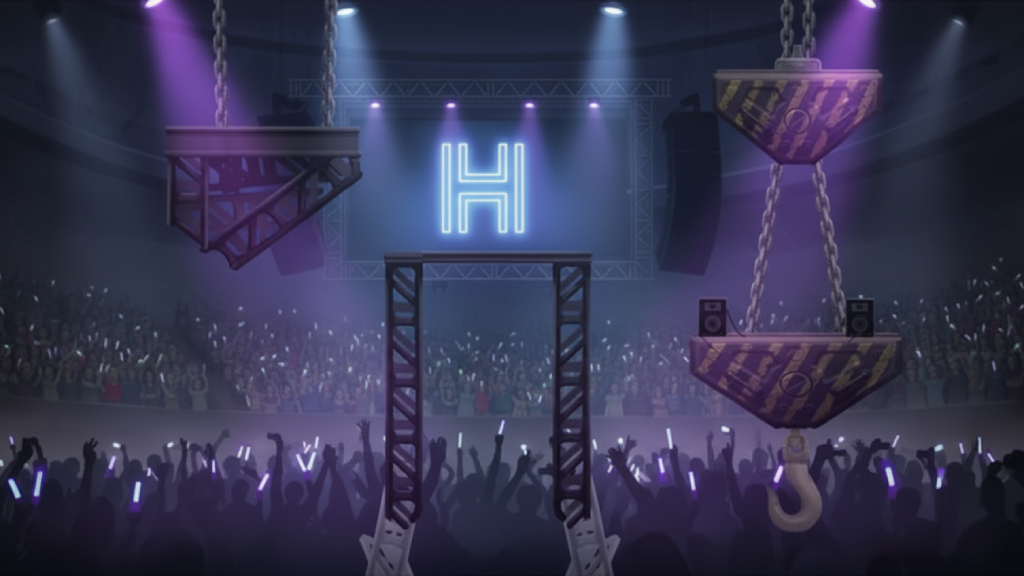

This is a level from a 2D game, rendered from its Tiled map with the project's own tilesets. A one-line summary and the complete map file follow:
An orthogonal 32x18 tile map with 32x32 px tiles, 1 tile layer (Capa de patrones 1) and 47 objects.

<map version="1.10" tiledversion="1.11.2" orientation="orthogonal" renderorder="right-down" width="32" height="18" tilewidth="32" tileheight="32" infinite="0" nextlayerid="4" nextobjectid="214">
 <tileset firstgid="1" source="mapa_concierto.tsx" />
 <layer id="1" name="Capa de patrones 1" width="32" height="18">
  <data encoding="csv">
1,2,3,4,5,6,7,8,9,10,11,12,13,14,15,16,17,18,19,20,21,22,23,24,25,26,27,28,29,30,31,32,
33,34,35,36,37,38,39,40,41,42,43,44,45,46,47,48,49,50,51,52,53,54,55,56,57,58,59,60,61,62,63,64,
65,66,67,68,69,70,71,72,73,74,75,76,77,78,79,80,81,82,83,84,85,86,87,88,89,90,91,92,93,94,95,96,
97,98,99,100,101,102,103,104,105,106,107,108,109,110,111,112,113,114,115,116,117,118,119,120,121,122,123,124,125,126,127,128,
129,130,131,132,133,134,135,136,137,138,139,140,141,142,143,144,145,146,147,148,149,150,151,152,153,154,155,156,157,158,159,160,
161,162,163,164,165,166,167,168,169,170,171,172,173,174,175,176,177,178,179,180,181,182,183,184,185,186,187,188,189,190,191,192,
193,194,195,196,197,198,199,200,201,202,203,204,205,206,207,208,209,210,211,212,213,214,215,216,217,218,219,220,221,222,223,224,
225,226,227,228,229,230,231,232,233,234,235,236,237,238,239,240,241,242,243,244,245,246,247,248,249,250,251,252,253,254,255,256,
257,258,259,260,261,262,263,264,265,266,267,268,269,270,271,272,273,274,275,276,277,278,279,280,281,282,283,284,285,286,287,288,
289,290,291,292,293,294,295,296,297,298,299,300,301,302,303,304,305,306,307,308,309,310,311,312,313,314,315,316,317,318,319,320,
321,322,323,324,325,326,327,328,329,330,331,332,333,334,335,336,337,338,339,340,341,342,343,344,345,346,347,348,349,350,351,352,
353,354,355,356,357,358,359,360,361,362,363,364,365,366,367,368,369,370,371,372,373,374,375,376,377,378,379,380,381,382,383,384,
385,386,387,388,389,390,391,392,393,394,395,396,397,398,399,400,401,402,403,404,405,406,407,408,409,410,411,412,413,414,415,416,
417,418,419,420,421,422,423,424,425,426,427,428,429,430,431,432,433,434,435,436,437,438,439,440,441,442,443,444,445,446,447,448,
449,450,451,452,453,454,455,456,457,458,459,460,461,462,463,464,465,466,467,468,469,470,471,472,473,474,475,476,477,478,479,480,
481,482,483,484,485,486,487,488,489,490,491,492,493,494,495,496,497,498,499,500,501,502,503,504,505,506,507,508,509,510,511,512,
513,514,515,516,517,518,519,520,521,522,523,524,525,526,527,528,529,530,531,532,533,534,535,536,537,538,539,540,541,542,543,544,
545,546,547,548,549,550,551,552,553,554,555,556,557,558,559,560,561,562,563,564,565,566,567,568,569,570,571,572,573,574,575,576
</data>
 </layer>
 <objectgroup id="2" name="Colisiones">
  <object id="167" x="170.25" y="130.625" width="187" height="23" />
  <object id="168" x="170.75" y="152.125" width="125" height="68.5" />
  <object id="169" x="293.75" y="151.625" width="63.5" height="27" />
  <object id="170" x="290.75" y="176.625" width="63.5" height="6.5" />
  <object id="171" x="293.25" y="181.125" width="55" height="4.5" />
  <object id="172" x="285.75" y="184.125" width="57.5" height="6" />
  <object id="173" x="292.25" y="189.125" width="47" height="4" />
  <object id="174" x="285.75" y="190.625" width="46" height="8" />
  <object id="175" x="287.75" y="196.625" width="39" height="6" />
  <object id="176" x="286.25" y="200.125" width="33" height="7.5" />
  <object id="177" x="289.25" y="207.125" width="27.5" height="4" />
  <object id="178" x="279.75" y="208.125" width="28" height="9.5" />
  <object id="179" x="174.75" y="217.125" width="121" height="8.5" />
  <object id="180" x="179.25" y="223.625" width="111.5" height="6.5" />
  <object id="181" x="186.75" y="227.625" width="92.5" height="5.5" />
  <object id="182" x="192.25" y="230.125" width="87" height="9.5" />
  <object id="183" x="199.25" y="236.125" width="74" height="7" />
  <object id="184" x="202.75" y="240.125" width="66" height="6.5" />
  <object id="185" x="221.25" y="243.625" width="39" height="5.5" />
  <object id="186" x="228.25" y="244.625" width="30" height="10" />
  <object id="187" x="231.75" y="253.125" width="15.5" height="12" />
  <object id="188" x="387.53" y="259.625" width="32.9703" height="252.25" />
  <object id="189" x="387.53" y="254.637" width="201.99" height="9.48828" />
  <object id="190" x="556.255" y="261.748" width="33.2617" height="248.627" />
  <object id="191" x="694.75" y="339.625" width="205" height="34" />
  <object id="192" x="703.75" y="370.625" width="186" height="11" />
  <object id="193" x="710.75" y="377.625" width="167" height="13" />
  <object id="194" x="730.75" y="386.625" width="133" height="12" />
  <object id="195" x="739.75" y="392.625" width="106" height="12" />
  <object id="196" x="752.75" y="400.625" width="87" height="10" />
  <object id="197" x="759.75" y="404.625" width="74" height="11" />
  <object id="198" x="763.75" y="413.625" width="64" height="10" />
  <object id="199" x="718.5" y="77.6248" width="156.25" height="34.6667" />
  <object id="200" x="727.75" y="109.625" width="138" height="10" />
  <object id="201" x="733.5" y="117.875" width="126.25" height="6.5" />
  <object id="202" x="738.5" y="122.875" width="116.5" height="7.25" />
  <object id="203" x="745.75" y="127.875" width="104.5" height="6.5" />
  <object id="204" x="752.75" y="133.625" width="90.25" height="6.25" />
  <object id="205" x="756.75" y="139.375" width="80.75" height="5.25" />
  <object id="206" x="763.25" y="143.125" width="69.75" height="6" />
  <object id="207" x="769" y="148.875" width="58" height="6" />
  <object id="208" x="774.75" y="153.375" width="46" height="5.75" />
  <object id="209" x="781.5" y="157.625" width="33.25" height="6.5" />
 </objectgroup>
 <objectgroup id="3" name="Vacio">
  <object id="120" x="-102.998" y="-135.333" width="1373.33" height="60" />
  <object id="121" x="1080.33" y="-135" width="189.5" height="862" />
  <object id="122" x="-262.332" y="-136" width="192" height="862.667" />
  <object id="123" x="-107.666" y="662.667" width="1221.33" height="65.3333" />
 </objectgroup>
</map>
